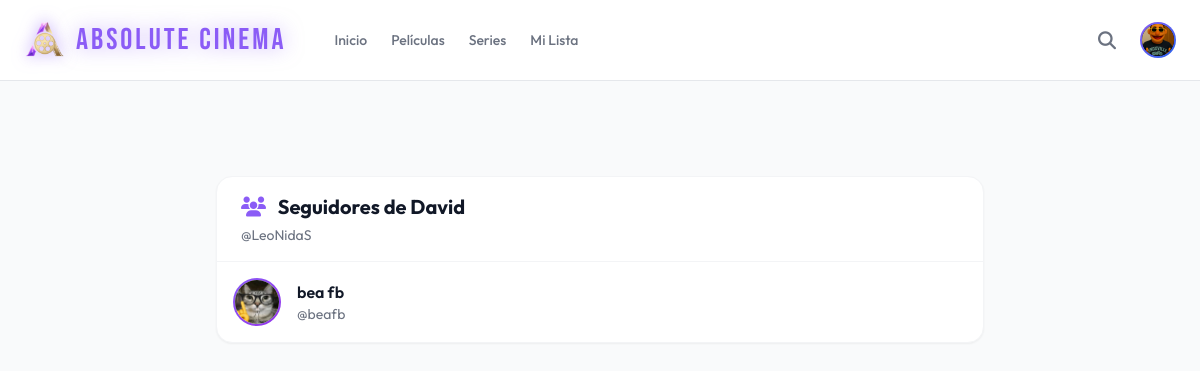
The page /users/seguidores/LeoNidaS/ (signed in) on the database its author committed.
### users/models.py (models this page shows, shortened)
class UserProfile(models.Model):
    user = models.OneToOneField(User, on_delete=models.CASCADE, related_name='perfil') # 1 profile for every user
    first_name = models.CharField(max_length=150, blank=True)
    last_name = models.CharField(max_length=150, blank=True)
    telefono = models.CharField(max_length=20, unique=True, blank=True, null=True)
    avatar = models.ImageField(upload_to='avatars/', blank=True, null=True)

class Follow(models.Model):
    follower = models.ForeignKey(User, on_delete=models.CASCADE, related_name='following')
    followed = models.ForeignKey(User, on_delete=models.CASCADE, related_name='followers')
    created_at = models.DateTimeField(auto_now_add=True)
    class Meta:
        unique_together = ['follower', 'followed']  #one person can't follow another person twice

### users/views.py (the view)
# urls.py: path('seguidores/<str:username>/', views.mis_seguidores, name='seguidores'),
@login_required
def mis_seguidores(request, username):
    profile_user = get_object_or_404(User, username=username)
    seguidores = profile_user.followers.all()
    return render(request, 'users/seguidores.html', {
        'seguidores': seguidores,
        'profile_user': profile_user,
    })

### users/templates/users/seguidores.html (shortened to what this page needs)
{% extends 'base.html' %}
{% load static %}
{% block content %}
<div class="bg-gray-50 dark:bg-ac-bg min-h-screen">
  <div class="container mx-auto px-6 py-8 pt-24">
    <div class="max-w-3xl mx-auto">
      <div class="bg-white dark:bg-[#1a1a1a] rounded-2xl shadow-sm border border-gray-100 dark:border-white/5 overflow-hidden">
        <div class="px-6 py-4 border-b border-gray-100 dark:border-white/10">
          <h2 class="text-xl font-bold text-gray-900 dark:text-white">
            <i class="fas fa-users text-ac-primary mr-2"></i> Seguidores de {{ profile_user.first_name }}
          </h2>
          <p class="text-sm text-gray-500 mt-1">@{{ profile_user.username }}</p>
        </div>
        <div class="divide-y divide-gray-100 dark:divide-white/5">
          {% for follow in seguidores %}
          <a href="{% url 'users:perfil_publico' follow.follower.username %}" class="block p-4 hover:bg-gray-50 dark:hover:bg-white/5 transition">
            <div class="flex items-center gap-4">
              <div class="w-12 h-12 rounded-full bg-gradient-to-br from-ac-primary to-purple-600 p-0.5">
                <div class="w-full h-full rounded-full bg-white dark:bg-gray-900 overflow-hidden">
                  {% if follow.follower.perfil.avatar %}
                    <img src="{{ follow.follower.perfil.avatar.url }}" class="w-full h-full object-cover">
                  {% else %}
                    <div class="w-full h-full flex items-center justify-center">
                      <i class="fas fa-user text-gray-400"></i>
                    </div>
                  {% endif %}
                </div>
              </div>
              <div>
                <p class="font-semibold text-gray-900 dark:text-white">{{ follow.follower.first_name }} {{ follow.follower.last_name }}</p>
                <p class="text-sm text-gray-500">@{{ follow.follower.username }}</p>
              </div>
            </div>
          </a>
          {% endfor %}
        </div>
      </div>
    </div>
  </div>
</div>
{% endblock %}

### templates/base.html (shortened to what this page needs)
<!doctype html>
{% load static %}
<html lang="es">
  <head>
    <link
      rel="stylesheet"
      href="https://cdnjs.cloudflare.com/ajax/libs/font-awesome/6.4.0/css/all.min.css"
    />
    <script src="https://cdn.tailwindcss.com"></script>
  </head>
  <body
    class="bg-white text-gray-900 dark:bg-ac-bg dark:text-ac-text font-sans flex flex-col min-h-screen selection:bg-ac-primary selection:text-white [&::-webkit-scrollbar]:hidden [-ms-overflow-style:'none'] [scrollbar-width:'none'] overflow-x-hidden w-full"
  >
    <header
      class="fixed top-0 left-0 right-0 w-full bg-white/90 dark:bg-black/70 backdrop-blur-md border-b border-gray-200 dark:border-white/5 transition-all duration-300"
      style="z-index: 9999; overflow: visible !important;"
    >
      <div
        class="w-full px-4 sm:px-6 h-20 flex items-center justify-between"
        style="overflow: visible !important;"
      >
        <div class="flex items-center gap-8 sm:gap-12">
          <a href="{% url 'home' %}" class="flex items-center gap-2 sm:gap-3 group flex-shrink-0">
            <img
              src="{% static 'img/logo.png' %}"
              alt="Absolute Cinema Logo"
              class="h-8 sm:h-10 w-auto group-hover:scale-105 transition-transform duration-300 drop-shadow-[0_0_8px_rgba(139,92,246,0.6)]"
            />
            <span
              class="hidden md:block text-2xl sm:text-3xl text-ac-primary font-brand tracking-widest group-hover:text-gray-700 dark:group-hover:text-white transition duration-300 drop-shadow-[0_0_10px_rgba(139,92,246,0.5)]"
            >
              ABSOLUTE CINEMA
            </span>
          </a>
          <nav class="hidden md:flex items-center gap-6 text-sm font-medium">
            <a
              href="{% url 'home' %}"
              class="{% if request.resolver_match.url_name == 'home' %}text-gray-900 dark:text-white font-bold{% else %}text-gray-500 dark:text-gray-400 hover:text-gray-900 dark:hover:text-white{% endif %} transition duration-300"
            >
              Inicio
            </a>
            <a
              href="{% url 'movies' %}"
              class="{% if request.resolver_match.url_name == 'movies' or request.resolver_match.url_name == 'detalle_pelicula' %}text-gray-900 dark:text-white font-bold{% else %}text-gray-500 dark:text-gray-400 hover:text-gray-900 dark:hover:text-white{% endif %} transition duration-300"
            >
              Películas
            </a>
            <a
              href="{% url 'series' %}"
              class="{% if request.resolver_match.url_name == 'series' or request.resolver_match.url_name == 'detalle_serie' %}text-gray-900 dark:text-white font-bold{% else %}text-gray-500 dark:text-gray-400 hover:text-gray-900 dark:hover:text-white{% endif %} transition duration-300"
            >
              Series
            </a>
            {% if user.is_authenticated %}
            <a
              href="{% url 'mi_lista' %}"
              class="{% if request.resolver_match.url_name == 'mi_lista' %}text-gray-900 dark:text-white font-bold{% else %}text-gray-500 dark:text-gray-400 hover:text-gray-900 dark:hover:text-white{% endif %} transition duration-300"
            >
              Mi Lista
            </a>
            {% endif %}
          </nav>
        </div>
        <div class="flex items-center gap-3 sm:gap-4 md:gap-6 flex-shrink-0">
          {% block global_search %}
          <a
            href="{% url 'movies' %}"
            class="text-gray-500 dark:text-gray-300 hover:text-gray-900 dark:hover:text-white transition"
          >
            <i class="fas fa-search text-lg"></i>
          </a>
          {% endblock global_search %}
          {% if user.is_authenticated %}
          <div class="relative" style="overflow: visible !important;">
            <div
              class="h-8 w-8 sm:h-9 sm:w-9 rounded-full bg-gradient-to-br from-ac-primary to-blue-600 p-[2px] cursor-pointer hover:scale-105 transition"
              id="profile-avatar-btn"
            >
              {% if user.perfil.avatar %}
              <img
                src="{{ user.perfil.avatar.url }}"
                alt="{{ user.username }}"
                class="rounded-full bg-black h-full w-full object-cover"
              />
              {% endif %}
            </div>
          </div>
          {% endif %}
        </div>
      </div>
    </header>
    <main class="flex-grow w-full pt-20 relative overflow-x-hidden">
      {% block content %} {% endblock %}
    </main>
  </body>
</html>

### templates/base.html (style rules this page uses)
html, body { overflow-x: hidden !important; width: 100% !important; max-width: 100% !important; position: relative !important; }
html:not(.dark) body { background-color: white; }
* { max-width: 100%; box-sizing: border-box; }
header { z-index: 9999 !important; overflow: visible !important; }
header * { z-index: 9999 !important; }
header > div { overflow: visible !important; }

### rows shown on the page
Follow: follower.perfil.avatar (picture), follower.first_name "bea", follower.last_name "fb", follower.username "beafb"

### other values the page prints
{{ profile_user.first_name }} "David"
{{ profile_user.username }} "LeoNidaS"
